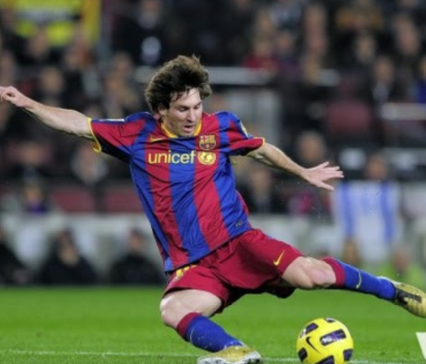
#> input picture sample.jpg, 426 x 364 px; its folder holds only this picture in this run
$ python -i data_augment.py   (imports and definitions only)
#> lines starting #> are read from the running program, lines starting #| are printed output that depends on the picture
#> further down, picture is the input picture: PIL image 426x364 RGBA; mean R, G, B, A 86.6, 85.4, 76.7, 255
"""
データ加工（本物reCAPTCHA寄りの劣化）の共通モジュール。

download_train_bus.py と download_train_other.py の両方から読み込んで使う。
bus クラスと other クラスに「全く同じ」加工を適用することで、
「劣化した画像 ＝ other」という偏った学習を防ぐのが目的。
（bus を素の昼間画像だけにすると、劣化したバスを一度も学習できず誤判定する）

make_night_image・make_rainy_noise_image は旧フィルタ（暗く＋白線）。
本物とのFID比較で逆効果と判定済みだが、比較用に eval/filter_validity.py から
参照されるため残している。学習データ生成（save_augmented_variants）では
make_recaptcha_like_image（新フィルタ）のみを使う。
"""

import io
import os
import random

from PIL import Image, ImageEnhance, ImageDraw, ImageFilter

# 加工結果を再現可能にするための乱数シード。
# bus と other で同じ値を使うことで、毎回同じ条件のデータセットを作れる。
DEFAULT_SEED = 42

# save_augmented_variants が生成するファイル名の末尾。
# フィルタ変更時の混在チェック（clean_stale_variants）や train/val分割
# （split_train_val.py）で「どれが現行フィルタの生成物か」を判定する基準として使う。
VARIANT_SUFFIXES = ("_original.jpg", "_degraded1.jpg", "_degraded2.jpg")


# [60 lines left out: functions clean_stale_variants, make_night_image, make_rainy_noise_image, not called in this run]


def make_recaptcha_like_image(img):
    """
    本物の reCAPTCHA 画像に寄せた劣化を合成する。

    本物（nobodyPerfecZ/recaptchav2-29k）の bus 画像を観察すると、劣化は
      - 100x100 低解像度由来のボケ・細部の潰れ
      - JPEG ブロックノイズ
      - 彩度・コントラストの低下
    が主で、夜の暗さや雨だれの線は無い。よって make_night/make_rain とは別物として、
    「縮小して戻す＋軽いボケ＋彩度低下＋JPEG再圧縮」で本物寄りの劣化を作る。

    パラメータはランダム幅を持たせ、毎回少しずつ違う劣化を生成する。
    """
    img = img.convert("RGB")
    w, h = img.size
#> w = 426; h = 364

    # 1) 低解像度化: いったん小さくして元サイズへ戻し、細部を潰す
    scale = random.uniform(0.3, 0.6)
    small_w = max(1, int(w * scale))
#> small_w = 235
    small_h = max(1, int(h * scale))
#> small_h = 201
    img = img.resize((small_w, small_h), Image.BILINEAR).resize((w, h), Image.BILINEAR)

    # 2) 軽いガウシアンぼかし
    img = img.filter(ImageFilter.GaussianBlur(random.uniform(0.3, 1.0)))

    # 3) 彩度・コントラストを少し落とす
    img = ImageEnhance.Color(img).enhance(random.uniform(0.7, 1.0))
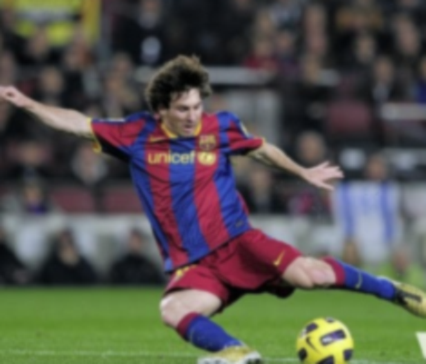
#> img: PIL image 426x364 RGB; mean R, G, B 85.8, 84.8, 77.7
    img = ImageEnhance.Contrast(img).enhance(random.uniform(0.8, 1.0))

    # 4) JPEG 再圧縮（ブロックノイズ）— 本物のノイズ再現に一番効く
    buffer = io.BytesIO()
    img.save(buffer, format="JPEG", quality=random.randint(20, 40))
    buffer.seek(0)
    return Image.open(buffer).convert("RGB")
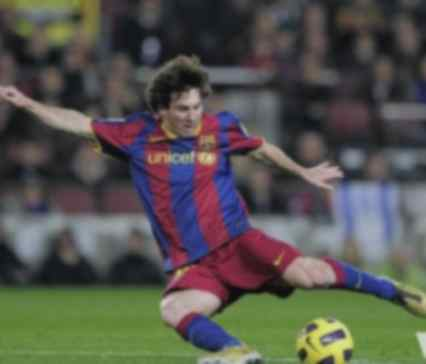
#> returned value: PIL image 426x364 RGB; mean R, G, B 85.2, 84.2, 78.1


# [27 lines left out: function save_augmented_variants, not called in this run]

>>> from PIL import Image
>>> picture = Image.open('../sample.jpg')
>>> result = make_recaptcha_like_image(picture)
